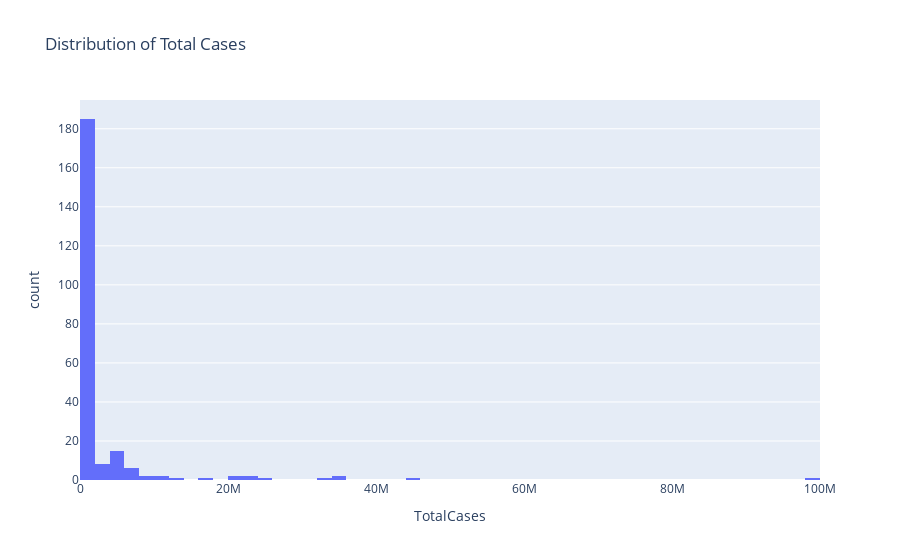

This figure's notebook cell:
### Code cell
# Plot the distribution of Total Cases
fig = px.histogram(df, x='TotalCases', title="Distribution of Total Cases")
fig.show()

### Figure 1 — Plotly figure (JSON) as saved in the notebook; plotly's stock layout.template omitted (floating-point values rounded to 4 significant figures; data arrays with more than 128 entries replaced by an {"elided": "..."} marker saying what was removed)
{"data": [{"alignmentgroup": "True", "bingroup": "x", "hovertemplate": "TotalCases=%{x}<br>count=%{y}<extra></extra>", "legendgroup": "", "marker": {"color": "#636efa", "pattern": {"shape": ""}}, "name": "", "offsetgroup": "", "orientation": "v", "showlegend": false, "type": "histogram", "x": {"elided": "230 int values"}, "xaxis": "x", "yaxis": "y"}], "layout": {"barmode": "relative", "legend": {"tracegroupgap": 0}, "title": {"text": "Distribution of Total Cases"}, "xaxis": {"anchor": "y", "domain": [0, 1], "title": {"text": "TotalCases"}}, "yaxis": {"anchor": "x", "domain": [0, 1], "title": {"text": "count"}}}}
